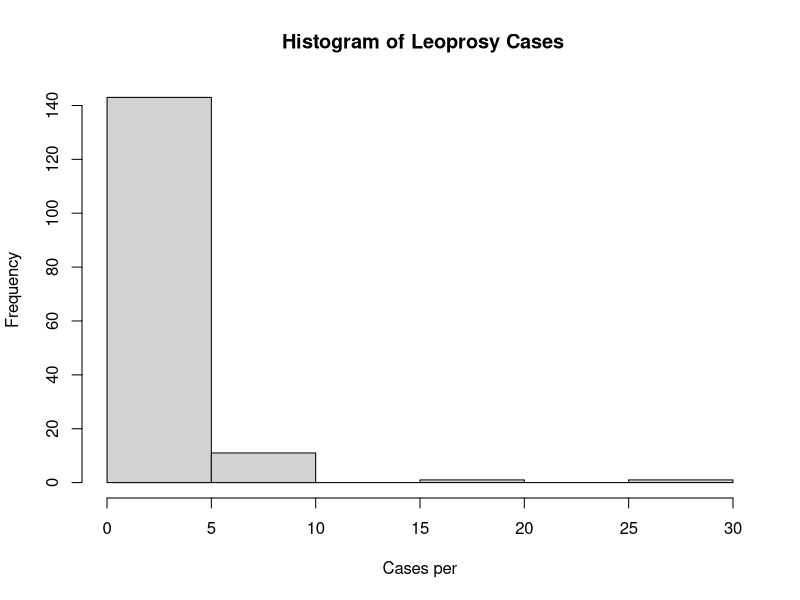
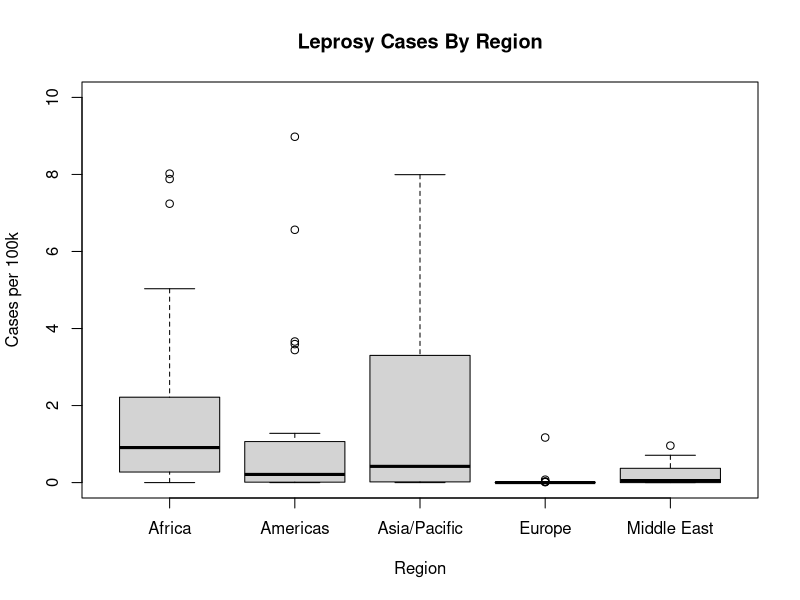
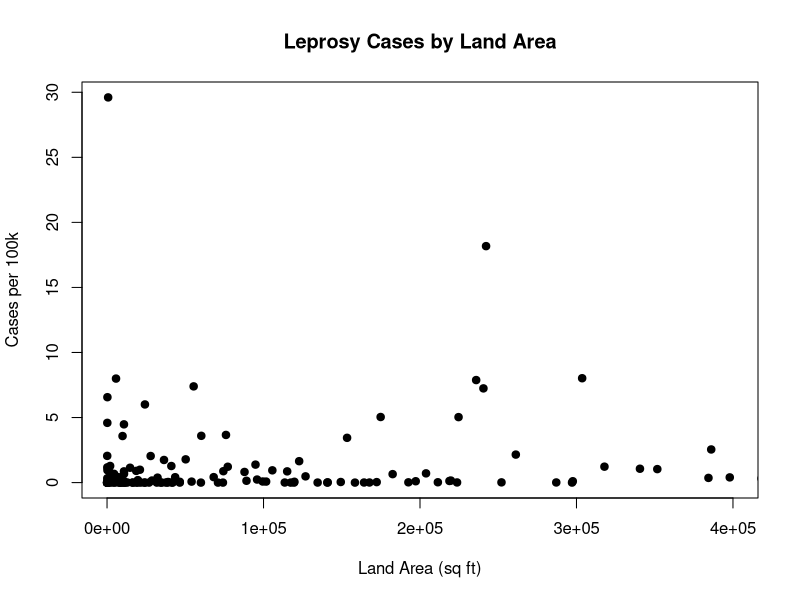

Write R code to recreate these figures, in order.
## ---- chunk 1
lep <- read.csv('Homework2_leprosy.csv')


## ---- chunk 2
lep[which.max(lep$New_Cases),]
## ---- chunk 3
lep$pop100<- lep$Population/100000
lep$casesper100<- lep$New_Cases/lep$pop100
hist(lep$casesper100, main=" Histogram of Leoprosy Cases",xlab="Cases per")
round(summary(lep$casesper100),1)
## ---- chunk 4
library(kableExtra) 
boxplot(lep$casesper100~lep$Region, main="Leprosy Cases By Region", xlab="Region", ylab="Cases per 100k", ylim=c(0,10))
 
lep_region<-table(lep$Region)

cases_region<-aggregate(casesper100~Region, data=lep, median)

mytable<- data.frame(lep_region,cases_region$casesper100)

colnames(mytable) <- c('Region','Number of Countries', 'Median')

mytable$'Median' <- round(mytable$'Median', 2)

kable_classic(kbl(mytable,caption = "Leprosy Cases Among Different Region"),full_width = FALSE)
library(kableExtra) 

## ---- chunk 5
plot(lep$Land_Area,lep$casesper100, xlim=c(0,400000), pch=19, main="Leprosy Cases by Land Area", xlab="Land Area (sq ft)", ylab= "Cases per 100k")
options(scipen=999)
round(cor(lep$casesper100, lep$Land_Area, use="complete.obs"),2)
